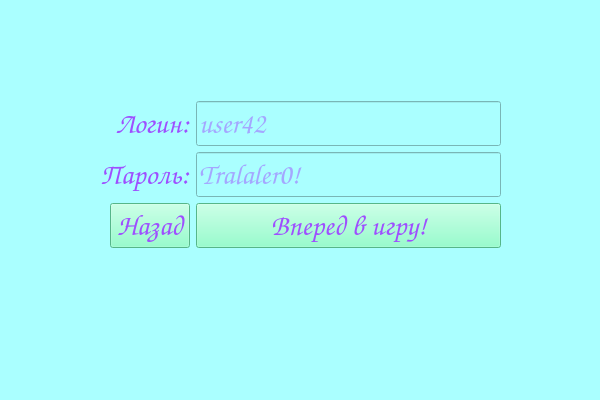
<?xml version="1.0" encoding="UTF-8"?>
<ui version="4.0">
 <class>LoginDialog</class>
 <widget class="QDialog" name="LoginDialog">
  <property name="geometry">
   <rect>
    <x>0</x>
    <y>0</y>
    <width>600</width>
    <height>400</height>
   </rect>
  </property>
  <property name="sizePolicy">
   <sizepolicy hsizetype="Minimum" vsizetype="Maximum">
    <horstretch>0</horstretch>
    <verstretch>0</verstretch>
   </sizepolicy>
  </property>
  <property name="minimumSize">
   <size>
    <width>600</width>
    <height>400</height>
   </size>
  </property>
  <property name="maximumSize">
   <size>
    <width>600</width>
    <height>400</height>
   </size>
  </property>
  <property name="windowTitle">
   <string>Вход в игру</string>
  </property>
  <property name="styleSheet">
   <string notr="true">background :rgb(170, 255, 255);
</string>
  </property>
  <widget class="QWidget" name="horizontalLayoutWidget">
   <property name="geometry">
    <rect>
     <x>0</x>
     <y>1</y>
     <width>601</width>
     <height>461</height>
    </rect>
   </property>
   <layout class="QHBoxLayout" name="horizontalLayout_login">
    <property name="leftMargin">
     <number>100</number>
    </property>
    <property name="topMargin">
     <number>100</number>
    </property>
    <property name="rightMargin">
     <number>100</number>
    </property>
    <property name="bottomMargin">
     <number>200</number>
    </property>
    <item>
     <layout class="QFormLayout" name="formLayout">
      <property name="labelAlignment">
       <set>Qt::AlignmentFlag::AlignRight|Qt::AlignmentFlag::AlignTrailing|Qt::AlignmentFlag::AlignVCenter</set>
      </property>
      <item row="0" column="1">
       <widget class="QLineEdit" name="le_login">
        <property name="font">
         <font>
          <family>Comic Sans MS</family>
          <pointsize>22</pointsize>
          <italic>true</italic>
          <bold>true</bold>
         </font>
        </property>
        <property name="styleSheet">
         <string notr="true">color:rgb(158, 79, 255)</string>
        </property>
        <property name="placeholderText">
         <string>user42</string>
        </property>
       </widget>
      </item>
      <item row="1" column="0">
       <widget class="QLabel" name="label_2">
        <property name="font">
         <font>
          <family>Comic Sans MS</family>
          <pointsize>22</pointsize>
          <bold>true</bold>
         </font>
        </property>
        <property name="styleSheet">
         <string notr="true">color:rgb(158, 79, 255)</string>
        </property>
        <property name="text">
         <string>Пароль:</string>
        </property>
       </widget>
      </item>
      <item row="1" column="1">
       <widget class="QLineEdit" name="le_pass">
        <property name="font">
         <font>
          <family>Comic Sans MS</family>
          <pointsize>22</pointsize>
          <italic>true</italic>
          <bold>true</bold>
         </font>
        </property>
        <property name="styleSheet">
         <string notr="true">color:rgb(158, 79, 255)</string>
        </property>
        <property name="placeholderText">
         <string>Tralaler0!</string>
        </property>
       </widget>
      </item>
      <item row="2" column="0">
       <widget class="QPushButton" name="btn_back">
        <property name="sizePolicy">
         <sizepolicy hsizetype="Preferred" vsizetype="Fixed">
          <horstretch>0</horstretch>
          <verstretch>0</verstretch>
         </sizepolicy>
        </property>
        <property name="font">
         <font>
          <family>Comic Sans MS</family>
          <pointsize>22</pointsize>
          <bold>true</bold>
         </font>
        </property>
        <property name="cursor">
         <cursorShape>PointingHandCursor</cursorShape>
        </property>
        <property name="layoutDirection">
         <enum>Qt::LayoutDirection::LeftToRight</enum>
        </property>
        <property name="styleSheet">
         <string notr="true">color:rgb(158, 79, 255);
background:rgb(120, 255, 192)</string>
        </property>
        <property name="text">
         <string>Назад</string>
        </property>
        <property name="autoDefault">
         <bool>false</bool>
        </property>
        <property name="flat">
         <bool>false</bool>
        </property>
       </widget>
      </item>
      <item row="2" column="1">
       <widget class="QPushButton" name="btn_to_start">
        <property name="font">
         <font>
          <family>Comic Sans MS</family>
          <pointsize>22</pointsize>
          <bold>true</bold>
         </font>
        </property>
        <property name="cursor">
         <cursorShape>PointingHandCursor</cursorShape>
        </property>
        <property name="styleSheet">
         <string notr="true">color:rgb(158, 79, 255);
background:rgb(120, 255, 192)</string>
        </property>
        <property name="text">
         <string>Вперед в игру!</string>
        </property>
        <property name="autoDefault">
         <bool>false</bool>
        </property>
       </widget>
      </item>
      <item row="0" column="0">
       <widget class="QLabel" name="label">
        <property name="font">
         <font>
          <family>Comic Sans MS</family>
          <pointsize>22</pointsize>
          <bold>true</bold>
         </font>
        </property>
        <property name="styleSheet">
         <string notr="true">color:rgb(158, 79, 255)</string>
        </property>
        <property name="text">
         <string>Логин:</string>
        </property>
       </widget>
      </item>
     </layout>
    </item>
   </layout>
  </widget>
 </widget>
 <resources/>
 <connections/>
</ui>
